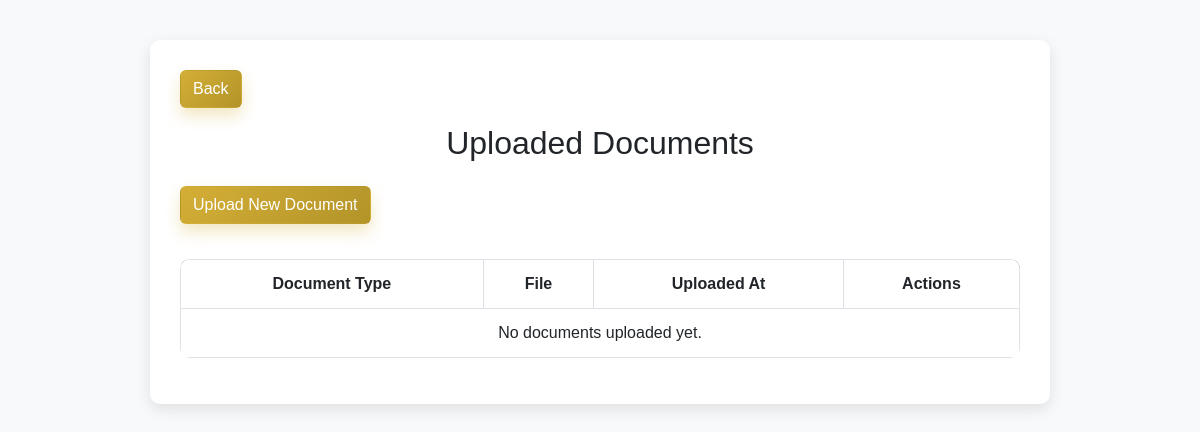
The page /mafazapp/documents/ (signed in) on the database as committed earlier.
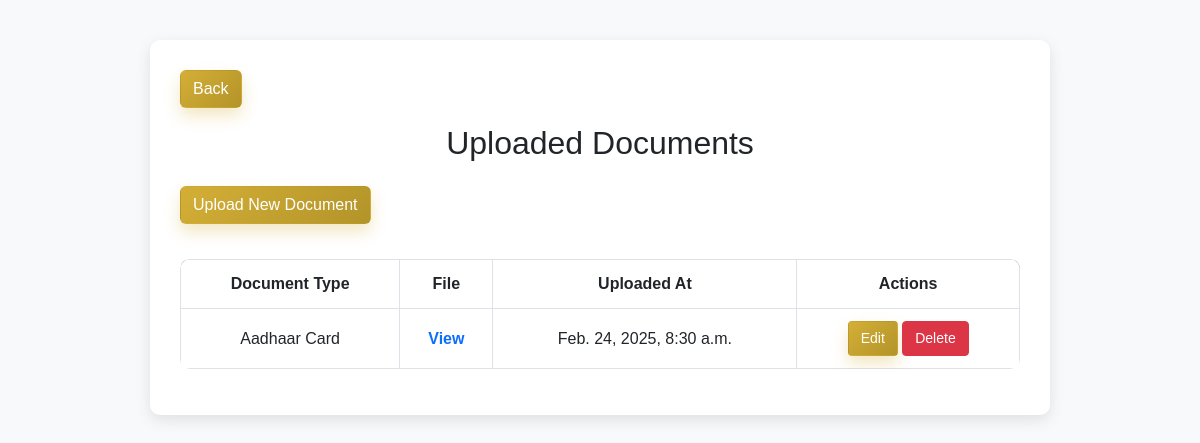
The same page on the database as committed later.
### mafazapp/models.py (models this page shows, shortened)
class UserDocument(models.Model):
    DOCUMENT_TYPES = [
        ('aadhaar', 'Aadhaar Card'),
        ('voter_id', 'Voter ID'),
        ('passbook', 'Passbook'),
        ('other', 'Other')
    ]
    user = models.ForeignKey(settings.AUTH_USER_MODEL, on_delete=models.CASCADE, related_name='documents')
    document_type = models.CharField(max_length=20, choices=DOCUMENT_TYPES)
    file = models.FileField(upload_to='user_documents/')
    uploaded_at = models.DateTimeField(auto_now_add=True)

### mafazapp/views.py (the view, shortened to what this page needs)
# urls.py: path('documents/', views.document_list, name='document_list'),
def document_list(request):
    documents = UserDocument.objects.filter(user=request.user)
    form = UserDocumentForm()
    edit_form = None
    document_to_edit = None
    document_id = request.GET.get('edit')
    if document_id:
        document_to_edit = get_object_or_404(UserDocument, id=document_id, user=request.user)
        edit_form = UserDocumentForm(instance=document_to_edit)
    return render(request, 'document_list.html', {
        'documents': documents,
        'form': form,
        'edit_form': edit_form,
        'document_to_edit': document_to_edit
    })

### mafazapp/templates/document_list.html (shortened to what this page needs)
<!DOCTYPE html>
<html lang="en">
<head>
    <link href="https://cdn.jsdelivr.net/npm/bootstrap@5.3.0/dist/css/bootstrap.min.css" rel="stylesheet">
</head>
<body>
    <div class="container">
        <a href="{% url 'userdashboard' %}" class="btn btn-gold mb-3">
            Back
        </a>
        <h2 class="text-center mb-4">Uploaded Documents</h2>
        <button class="btn btn-gold btn-upload" data-bs-toggle="modal" data-bs-target="#uploadModal">
            Upload New Document
        </button>
        <div class="table-responsive">
            <table class="table table-bordered table-hover">
                <thead>
                    <tr>
                        <th>Document Type</th>
                        <th>File</th>
                        <th>Uploaded At</th>
                        <th>Actions</th>
                    </tr>
                </thead>
                <tbody>
                    {% for document in documents %}
                    <tr>
                        <td>{{ document.get_document_type_display }}</td>
                        <td><a href="{{ document.file.url }}" target="_blank" class="text-primary">View</a></td>
                        <td>{{ document.uploaded_at }}</td>
                        <td>
                            <button class="btn btn-gold btn-sm" onclick="openEditModal('{{ document.id }}', '{{ document.document_type }}')">Edit</button>
                            <button class="btn btn-danger btn-sm" onclick="openDeleteModal('{{ document.id }}')">Delete</button>
                        </td>
                    </tr>
                    {% empty %}
                    <tr>
                        <td colspan="4" class="text-center">No documents uploaded yet.</td>
                    </tr>
                    {% endfor %}
                </tbody>
            </table>
        </div>
    </div>
</body>
</html>

Rows that differ between the two databases and show on the page:
added UserDocument: document_type "Aadhaar Card", uploaded_at "Feb. 24, 2025, 8:30 a.m."
Other text that changed with them:
text no longer shown: "No documents uploaded yet."
